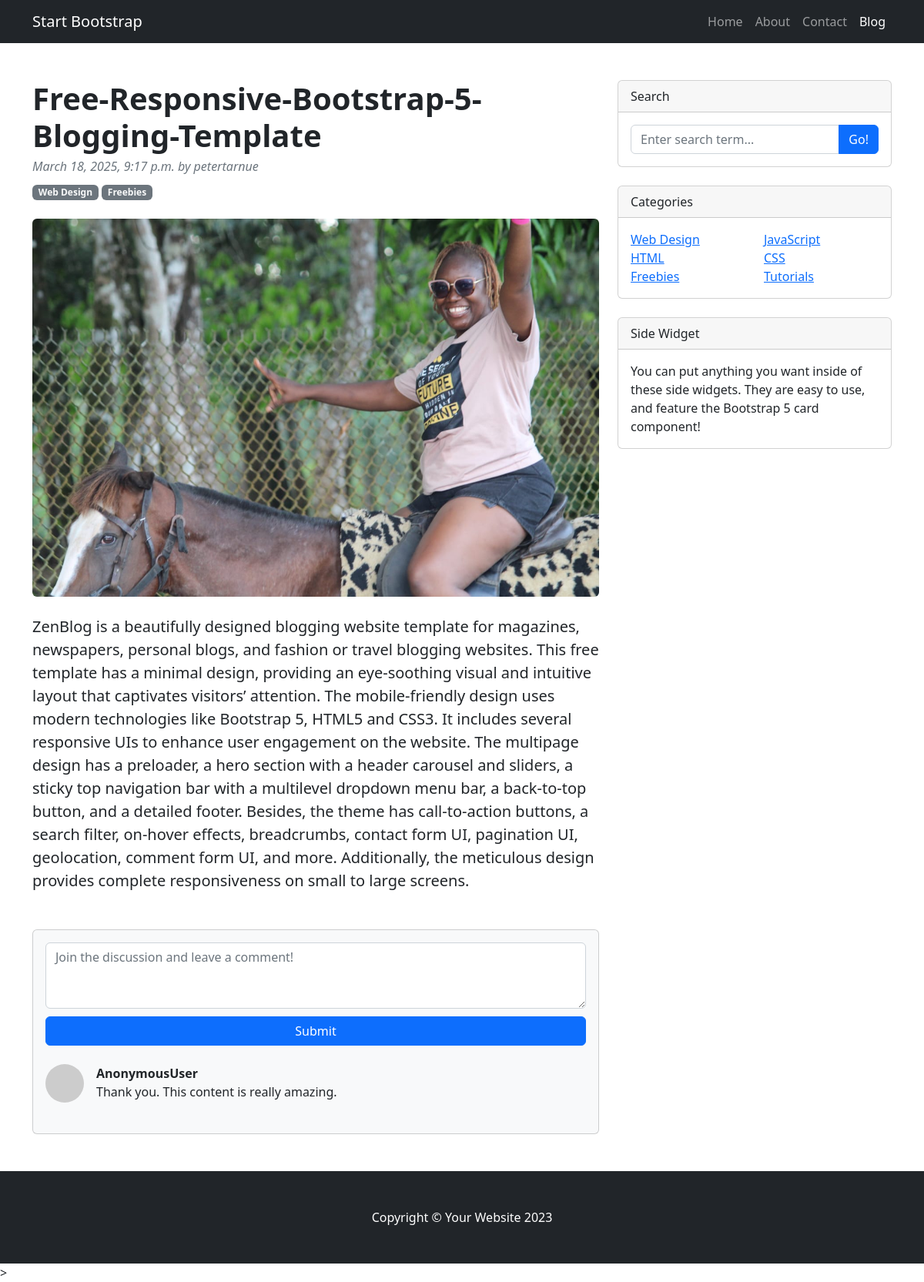
/read-detail/free-responsive-bootstrap-5-blogging-template/, run on the app's committed database.
### blockApp/models.py (models this page shows, shortened)
class Post(models.Model):
    title = models.CharField(max_length=200)
    body = models.TextField()
    date_created = models.DateTimeField(auto_now_add=True)
    updated_at = models.DateTimeField(auto_now=True)
    image = models.ImageField(upload_to='image')
    trending = models.BooleanField(default=False)
    writer = models.ForeignKey(User, on_delete=SET_NULL, null=True, blank=True)
    slug = models.SlugField(default='slug')

class Comment(models.Model):
    post = models.ForeignKey(Post, on_delete=models.CASCADE)
    body = models.TextField()

### blockApp/views.py (the view)
# urls.py: path('read-detail/<str:slug>/', views.read_detail, name='read-detail'),
def read_detail(request, slug):
    post = Post.objects.get(slug=slug)
    comments = post.comment_set.all()
    form = CommentForm()
    new_comment = None
    if request.method == "POST":
        form = CommentForm(request.POST)
        new_comment = form.save(commit=False)
        new_comment.post = post
        new_comment.save()
        return HttpResponseRedirect(reverse("read-detail", kwargs={"slug": slug }))
    context_d = {'post': post, 'comments':comments, 'form':form}
    return render(request, 'blog-app/post-detail.html', context_d)

### blockApp/forms.py
class CommentForm(forms.ModelForm):
    body = forms.CharField(
        max_length=500,
        widget=forms.Textarea(attrs={'class': 'form-control', "rows": 3, "placeholder": "Join the discussion and leave a comment!"})
    )
    class Meta:
        model = Comment
        fields = ['body',]

### blockApp/templates/blog-app/post-detail.html (shortened to what this page needs)
{% extends "blog-app/base.html" %}
{% load static %}
    {% block content %}
        <div class="container mt-5">
            <div class="row">
                <div class="col-lg-8">
                    <article>
                        <header class="mb-4">
                            <h1 class="fw-bolder mb-1">{{ post.title }}</h1>
                            <div class="text-muted fst-italic mb-2">{{ post.date_created }} by {{ post.writer }}</div>
                            <a class="badge bg-secondary text-decoration-none link-light" href="#!">Web Design</a>
                            <a class="badge bg-secondary text-decoration-none link-light" href="#!">Freebies</a>
                        </header>
                        <figure class="mb-4"><img class="img-fluid rounded" src="{{ post.image.url }}" alt="..." /></figure>
                        <section class="mb-5">
                            <p class="fs-5 mb-4">
                                {{ post.body }}
                            </p>
                        </section>
                    </article>
                    <section class="mb-5">
                        <div class="card bg-light">
                            <div class="card-body">
                                <form class="mb-4" method="POST">
                                    {{ form.body }}
                                    <button class="btn btn-primary" type="submit" value="submit" style="width: 100%; margin-top: 10px;" align="center">Submit</button>
                                </form>
                                {% for comment in comments  %}
                                <div class="d-flex mb-4">
                                        <div class="flex-shrink-0"><img class="rounded-circle" src="https://dummyimage.com/50x50/ced4da/6c757d.jpg" alt="..." /></div>
                                        <div class="ms-3">
                                            <div class="fw-bold">{{ request.user }} </div>
                                            {{ comment.body }}
                                        </div>
                                </div>
                                {% endfor %}
                            </div>
                        </div>
                    </section>
                </div>
                <div class="col-lg-4">
                    <div class="card mb-4">
                        <div class="card-header">Search</div>
                        <div class="card-body">
                            <div class="input-group">
                                <input class="form-control" type="text" placeholder="Enter search term..." aria-label="Enter search term..." aria-describedby="button-search" />
                                <button class="btn btn-primary" id="button-search" type="button">Go!</button>
                            </div>
                        </div>
                    </div>
                    <div class="card mb-4">
                        <div class="card-header">Categories</div>
                        <div class="card-body">
                            <div class="row">
                                <div class="col-sm-6">
                                    <ul class="list-unstyled mb-0">
                                        <li><a href="#!">Web Design</a></li>
                                        <li><a href="#!">HTML</a></li>
                                        <li><a href="#!">Freebies</a></li>
                                    </ul>
                                </div>
                                <div class="col-sm-6">
                                    <ul class="list-unstyled mb-0">
                                        <li><a href="#!">JavaScript</a></li>
                                        <li><a href="#!">CSS</a></li>
                                        <li><a href="#!">Tutorials</a></li>
                                    </ul>
                                </div>
                            </div>
                        </div>
                    </div>
                    <div class="card mb-4">
                        <div class="card-header">Side Widget</div>
                        <div class="card-body">You can put anything you want inside of these side widgets. They are easy to use, and feature the Bootstrap 5 card component!</div>
                    </div>
                </div>
            </div>
        </div>
    {% endblock content %}

### data on the page
Post: title "Free-Responsive-Bootstrap-5-Blogging-Template", date_created "March 18, 2025, 9:17 p.m.", writer "petertarnue", image (picture), body "ZenBlog is a beautifully designed blogging website template for magazines, newspapers, personal blogs, and fashion or travel blogging websites. This free template has a minimal design, providing an eye-soothing visual and intuitive layout that captivates visitors’ attention. The mobile-friendly design uses modern technologies like Bootstrap 5, HTML5 and CSS3. It includes several responsive UIs to enhance user engagement on the website. The multipage design has a preloader, a hero section with a header carousel and sliders, a sticky top navigation bar with a multilevel dropdown menu bar, a back-to-top button, and a detailed footer. Besides, the theme has call-to-action buttons, a search…"
Comment: user "AnonymousUser", body "Thank you. This content is really amazing."
